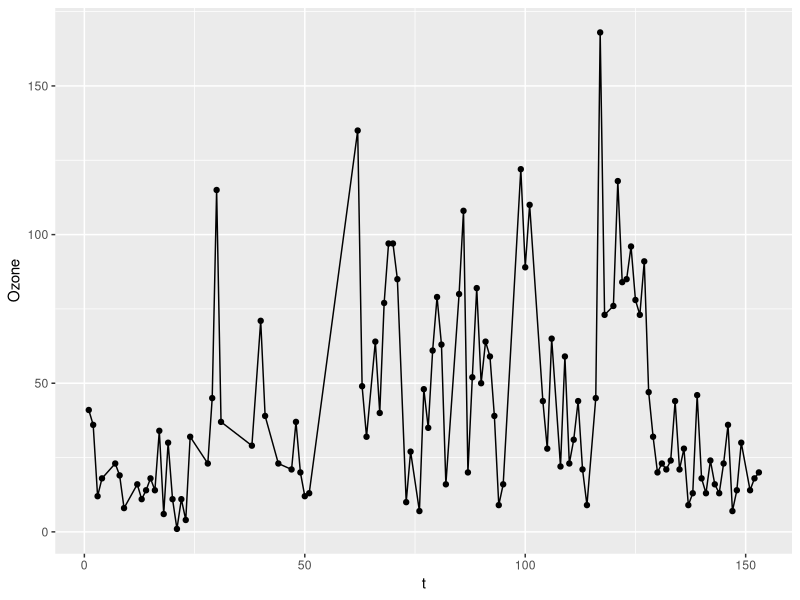

Recreate this plot in R.
## ---- chunk 1
data(airquality)
ozone <- subset(na.omit(airquality))
set.seed(123)
N.train <- ceiling(0.7 * nrow(ozone))
N.test <- nrow(ozone) - N.train
trainset <- sample(seq_len(nrow(ozone)), N.train)
testset <- setdiff(seq_len(nrow(ozone)), trainset)
## ---- chunk 2
year <- 1973
months <- unique(ozone$Month)
months <- c(months, max(months) + 1)
dates <- sapply(paste0(year, "-", months, "-", "01"), as.Date)
days.per.month <- as.numeric(diff(dates))
names(days.per.month) <- unique(ozone$Month)
t <- rep(NA, nrow(ozone))
for (i in seq_len(nrow(ozone))) {
    month.days <- days.per.month[as.character(ozone$Month[i])]
    offset <- ozone$Month[i] - min(ozone$Month)
    days.before <- 0
    if (offset != 0) {
        days.before <- sum(days.per.month[1:offset])
    }
    t[i] <- ozone$Day[i] + days.before

}
ozone <- cbind(ozone, "t" = t)
## ---- chunk 3
library(ggplot2)
ggplot(ozone, aes(x = t, y = Ozone)) + geom_line() +
        geom_point()
